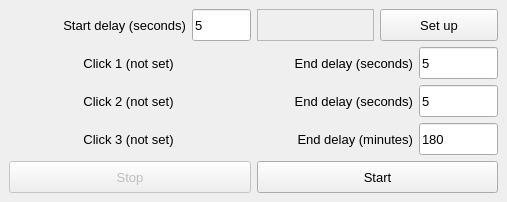
<?xml version="1.0" encoding="UTF-8"?>
<ui version="4.0">
 <class>MainWindow</class>
 <widget class="QMainWindow" name="MainWindow">
  <property name="windowModality">
   <enum>Qt::WindowModal</enum>
  </property>
  <property name="geometry">
   <rect>
    <x>0</x>
    <y>0</y>
    <width>507</width>
    <height>202</height>
   </rect>
  </property>
  <property name="font">
   <font>
    <pointsize>10</pointsize>
   </font>
  </property>
  <property name="windowTitle">
   <string>Clicker by retrotunes</string>
  </property>
  <property name="toolButtonStyle">
   <enum>Qt::ToolButtonIconOnly</enum>
  </property>
  <widget class="QWidget" name="centralwidget">
   <layout class="QVBoxLayout" name="verticalLayout">
    <item>
     <layout class="QHBoxLayout" name="horizontalLayout_start_delay">
      <property name="sizeConstraint">
       <enum>QLayout::SetMaximumSize</enum>
      </property>
      <item>
       <widget class="QLabel" name="label_start_delay">
        <property name="sizePolicy">
         <sizepolicy hsizetype="Preferred" vsizetype="Preferred">
          <horstretch>3</horstretch>
          <verstretch>0</verstretch>
         </sizepolicy>
        </property>
        <property name="font">
         <font>
          <pointsize>10</pointsize>
         </font>
        </property>
        <property name="text">
         <string>Start delay (seconds)</string>
        </property>
        <property name="alignment">
         <set>Qt::AlignRight|Qt::AlignTrailing|Qt::AlignVCenter</set>
        </property>
       </widget>
      </item>
      <item>
       <widget class="QLineEdit" name="lineEdit_start_delay">
        <property name="sizePolicy">
         <sizepolicy hsizetype="Expanding" vsizetype="Preferred">
          <horstretch>1</horstretch>
          <verstretch>0</verstretch>
         </sizepolicy>
        </property>
        <property name="minimumSize">
         <size>
          <width>0</width>
          <height>0</height>
         </size>
        </property>
        <property name="font">
         <font>
          <pointsize>10</pointsize>
         </font>
        </property>
        <property name="text">
         <string>5</string>
        </property>
       </widget>
      </item>
      <item>
       <widget class="QFrame" name="frame">
        <property name="sizePolicy">
         <sizepolicy hsizetype="Preferred" vsizetype="Preferred">
          <horstretch>2</horstretch>
          <verstretch>0</verstretch>
         </sizepolicy>
        </property>
        <property name="frameShape">
         <enum>QFrame::StyledPanel</enum>
        </property>
        <property name="frameShadow">
         <enum>QFrame::Raised</enum>
        </property>
       </widget>
      </item>
      <item>
       <widget class="QPushButton" name="pushButton">
        <property name="sizePolicy">
         <sizepolicy hsizetype="Minimum" vsizetype="Preferred">
          <horstretch>2</horstretch>
          <verstretch>0</verstretch>
         </sizepolicy>
        </property>
        <property name="minimumSize">
         <size>
          <width>0</width>
          <height>30</height>
         </size>
        </property>
        <property name="text">
         <string>Set up</string>
        </property>
       </widget>
      </item>
     </layout>
    </item>
    <item>
     <layout class="QHBoxLayout" name="horizontalLayout_click1">
      <item>
       <widget class="QLabel" name="label_click1">
        <property name="sizePolicy">
         <sizepolicy hsizetype="Preferred" vsizetype="Preferred">
          <horstretch>3</horstretch>
          <verstretch>0</verstretch>
         </sizepolicy>
        </property>
        <property name="minimumSize">
         <size>
          <width>60</width>
          <height>30</height>
         </size>
        </property>
        <property name="font">
         <font>
          <pointsize>10</pointsize>
         </font>
        </property>
        <property name="text">
         <string>Click 1 (not set)</string>
        </property>
        <property name="textFormat">
         <enum>Qt::AutoText</enum>
        </property>
        <property name="scaledContents">
         <bool>false</bool>
        </property>
        <property name="alignment">
         <set>Qt::AlignCenter</set>
        </property>
       </widget>
      </item>
      <item>
       <widget class="QLabel" name="label__end_delay_1">
        <property name="sizePolicy">
         <sizepolicy hsizetype="Preferred" vsizetype="Preferred">
          <horstretch>2</horstretch>
          <verstretch>0</verstretch>
         </sizepolicy>
        </property>
        <property name="minimumSize">
         <size>
          <width>60</width>
          <height>0</height>
         </size>
        </property>
        <property name="font">
         <font>
          <pointsize>10</pointsize>
         </font>
        </property>
        <property name="text">
         <string>End delay (seconds)</string>
        </property>
        <property name="alignment">
         <set>Qt::AlignRight|Qt::AlignTrailing|Qt::AlignVCenter</set>
        </property>
       </widget>
      </item>
      <item>
       <widget class="QLineEdit" name="lineEdit_end_delay1">
        <property name="sizePolicy">
         <sizepolicy hsizetype="Expanding" vsizetype="Preferred">
          <horstretch>1</horstretch>
          <verstretch>0</verstretch>
         </sizepolicy>
        </property>
        <property name="font">
         <font>
          <pointsize>10</pointsize>
         </font>
        </property>
        <property name="text">
         <string>5</string>
        </property>
       </widget>
      </item>
     </layout>
    </item>
    <item>
     <layout class="QHBoxLayout" name="horizontalLayout_click2">
      <item>
       <widget class="QLabel" name="label_click2">
        <property name="sizePolicy">
         <sizepolicy hsizetype="Preferred" vsizetype="Preferred">
          <horstretch>3</horstretch>
          <verstretch>0</verstretch>
         </sizepolicy>
        </property>
        <property name="minimumSize">
         <size>
          <width>60</width>
          <height>30</height>
         </size>
        </property>
        <property name="font">
         <font>
          <pointsize>10</pointsize>
         </font>
        </property>
        <property name="text">
         <string>Click 2 (not set)</string>
        </property>
        <property name="scaledContents">
         <bool>false</bool>
        </property>
        <property name="alignment">
         <set>Qt::AlignCenter</set>
        </property>
       </widget>
      </item>
      <item>
       <widget class="QLabel" name="label_end_delay2">
        <property name="sizePolicy">
         <sizepolicy hsizetype="Preferred" vsizetype="Preferred">
          <horstretch>2</horstretch>
          <verstretch>0</verstretch>
         </sizepolicy>
        </property>
        <property name="minimumSize">
         <size>
          <width>60</width>
          <height>0</height>
         </size>
        </property>
        <property name="font">
         <font>
          <pointsize>10</pointsize>
         </font>
        </property>
        <property name="text">
         <string>End delay (seconds)</string>
        </property>
        <property name="alignment">
         <set>Qt::AlignRight|Qt::AlignTrailing|Qt::AlignVCenter</set>
        </property>
       </widget>
      </item>
      <item>
       <widget class="QLineEdit" name="lineEdit_end_delay_2">
        <property name="sizePolicy">
         <sizepolicy hsizetype="Expanding" vsizetype="Preferred">
          <horstretch>1</horstretch>
          <verstretch>0</verstretch>
         </sizepolicy>
        </property>
        <property name="font">
         <font>
          <pointsize>10</pointsize>
         </font>
        </property>
        <property name="text">
         <string>5</string>
        </property>
       </widget>
      </item>
     </layout>
    </item>
    <item>
     <layout class="QHBoxLayout" name="horizontalLayout_click3">
      <item>
       <widget class="QLabel" name="label_click3">
        <property name="sizePolicy">
         <sizepolicy hsizetype="Preferred" vsizetype="Preferred">
          <horstretch>3</horstretch>
          <verstretch>0</verstretch>
         </sizepolicy>
        </property>
        <property name="minimumSize">
         <size>
          <width>60</width>
          <height>30</height>
         </size>
        </property>
        <property name="font">
         <font>
          <pointsize>10</pointsize>
         </font>
        </property>
        <property name="text">
         <string>Click 3 (not set)</string>
        </property>
        <property name="alignment">
         <set>Qt::AlignCenter</set>
        </property>
       </widget>
      </item>
      <item>
       <widget class="QLabel" name="label_end_delay3">
        <property name="sizePolicy">
         <sizepolicy hsizetype="Preferred" vsizetype="Preferred">
          <horstretch>2</horstretch>
          <verstretch>0</verstretch>
         </sizepolicy>
        </property>
        <property name="minimumSize">
         <size>
          <width>60</width>
          <height>0</height>
         </size>
        </property>
        <property name="font">
         <font>
          <pointsize>10</pointsize>
         </font>
        </property>
        <property name="text">
         <string>End delay (minutes)</string>
        </property>
        <property name="alignment">
         <set>Qt::AlignRight|Qt::AlignTrailing|Qt::AlignVCenter</set>
        </property>
       </widget>
      </item>
      <item>
       <widget class="QLineEdit" name="lineEdit_end_delay_3">
        <property name="sizePolicy">
         <sizepolicy hsizetype="Expanding" vsizetype="Preferred">
          <horstretch>1</horstretch>
          <verstretch>0</verstretch>
         </sizepolicy>
        </property>
        <property name="font">
         <font>
          <pointsize>10</pointsize>
         </font>
        </property>
        <property name="text">
         <string>180</string>
        </property>
       </widget>
      </item>
     </layout>
    </item>
    <item>
     <layout class="QHBoxLayout" name="horizontalLayout_start_stop">
      <item>
       <widget class="QPushButton" name="pushButton_stop">
        <property name="enabled">
         <bool>false</bool>
        </property>
        <property name="sizePolicy">
         <sizepolicy hsizetype="Minimum" vsizetype="Preferred">
          <horstretch>0</horstretch>
          <verstretch>0</verstretch>
         </sizepolicy>
        </property>
        <property name="minimumSize">
         <size>
          <width>0</width>
          <height>30</height>
         </size>
        </property>
        <property name="font">
         <font>
          <pointsize>10</pointsize>
         </font>
        </property>
        <property name="text">
         <string>Stop</string>
        </property>
       </widget>
      </item>
      <item>
       <widget class="QPushButton" name="pushButton_start">
        <property name="sizePolicy">
         <sizepolicy hsizetype="Minimum" vsizetype="Preferred">
          <horstretch>0</horstretch>
          <verstretch>0</verstretch>
         </sizepolicy>
        </property>
        <property name="minimumSize">
         <size>
          <width>0</width>
          <height>30</height>
         </size>
        </property>
        <property name="font">
         <font>
          <pointsize>10</pointsize>
         </font>
        </property>
        <property name="text">
         <string>Start</string>
        </property>
       </widget>
      </item>
     </layout>
    </item>
   </layout>
  </widget>
 </widget>
 <resources/>
 <connections/>
</ui>
